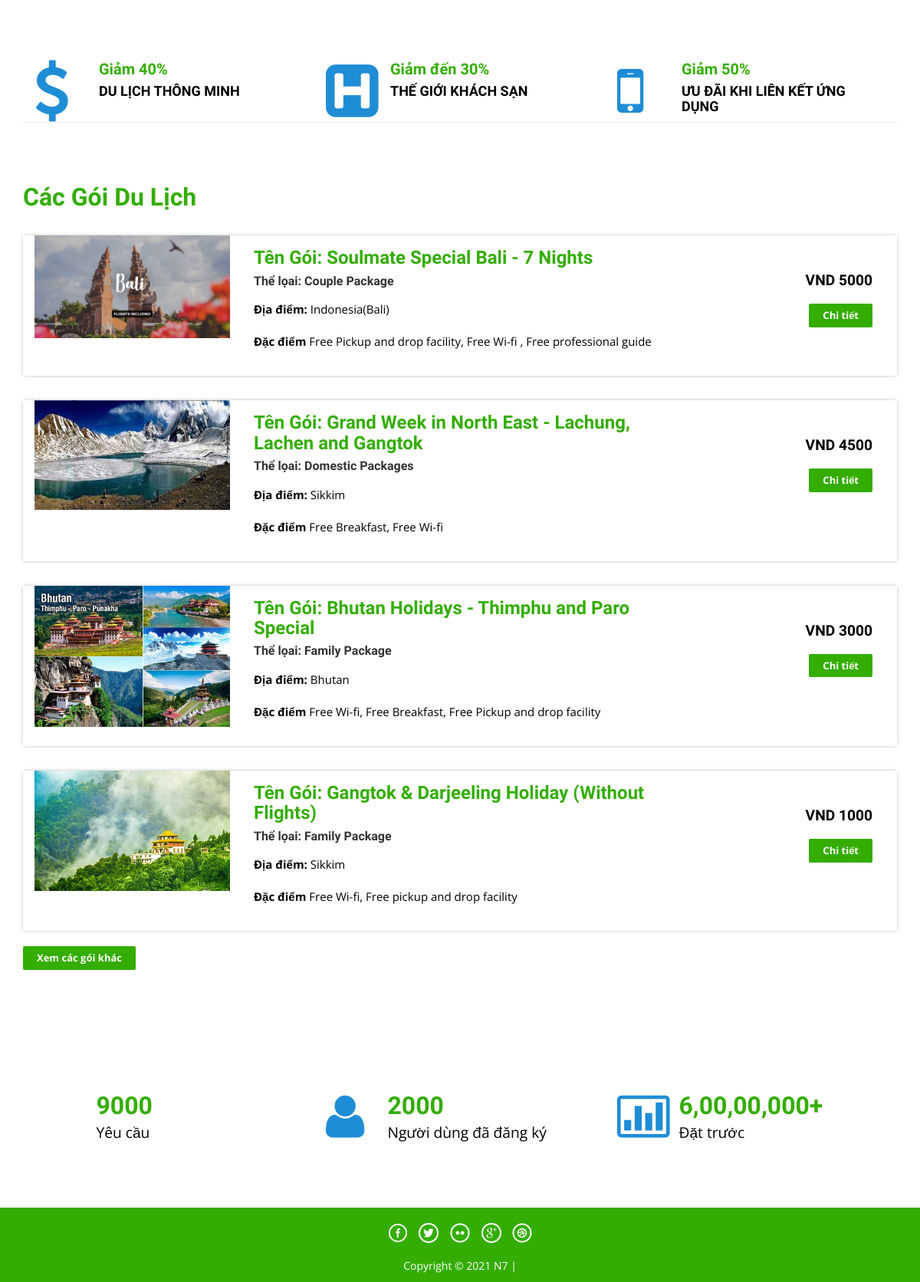
The app's page / (lower part), older data.
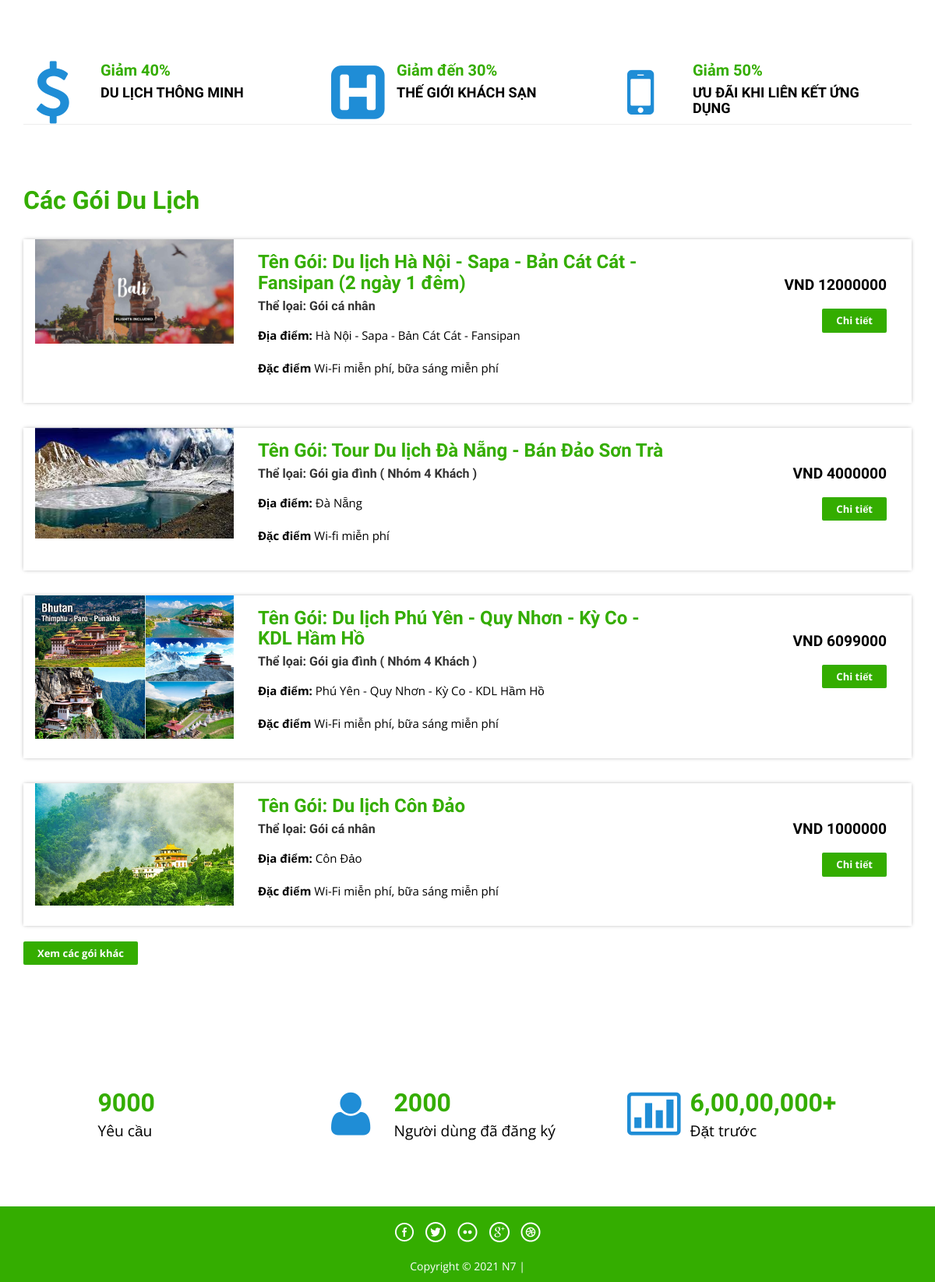
The same page, newer data.
### tables this page shows
CREATE TABLE `tbltourpackages` (
  `PackageId` int(11) NOT NULL,
  `PackageName` nvarchar(200) DEFAULT NULL,
  `PackageType` nvarchar(150) DEFAULT NULL,
  `PackageLocation` nvarchar(100) DEFAULT NULL,
  `PackagePrice` int(20) DEFAULT NULL,
  `PackageFetures` nvarchar(255) DEFAULT NULL,
  `PackageDetails` mediumtext DEFAULT NULL,
  `PackageImage` nvarchar(100) DEFAULT NULL,
  `Creationdate` timestamp NULL DEFAULT current_timestamp(),
  `UpdationDate` timestamp NULL DEFAULT NULL ON UPDATE current_timestamp()
);

### index.php (the view, shortened to what this page needs)
<?php
include('includes/config.php');
?>
<!DOCTYPE HTML>
<html>
<head>
<link href="css/bootstrap.css" rel='stylesheet' type='text/css' />
<link href="css/style.css" rel='stylesheet' type='text/css' />
<link href="css/font-awesome.css" rel="stylesheet">
<link href="css/animate.css" rel="stylesheet" type="text/css" media="all">
</head>
<body>
<div class="container">
	<div class="rupes">
		<div class="col-md-4 rupes-left wow fadeInDown animated animated" data-wow-delay=".5s" style="visibility: visible; animation-delay: 0.5s; animation-name: fadeInDown;">
			<div class="rup-left">
				<a href="offers.html"><i class="fa fa-usd"></i></a>
			</div>
			<div class="rup-rgt">
				<h3>Giảm 40%</h3>
				<h4><a href="offers.html">DU LỊCH THÔNG MINH</a></h4>
			</div>
				<div class="clearfix"></div>
		</div>
		<div class="col-md-4 rupes-left wow fadeInDown animated animated" data-wow-delay=".5s" style="visibility: visible; animation-delay: 0.5s; animation-name: fadeInDown;">
			<div class="rup-left">
				<a href="offers.html"><i class="fa fa-h-square"></i></a>
			</div>
			<div class="rup-rgt">
				<h3>Giảm đến 30%</h3>
				<h4><a href="offers.html">THẾ GIỚI KHÁCH SẠN</a></h4>
			</div>
				<div class="clearfix"></div>
		</div>
		<div class="col-md-4 rupes-left wow fadeInDown animated animated" data-wow-delay=".5s" style="visibility: visible; animation-delay: 0.5s; animation-name: fadeInDown;">
			<div class="rup-left">
				<a href="offers.html"><i class="fa fa-mobile"></i></a>
			</div>
			<div class="rup-rgt">
				<h3>Giảm 50%</h3>
				<h4><a href="offers.html">ƯU ĐÃI KHI LIÊN KẾT ỨNG DỤNG</a></h4>
			</div>
				<div class="clearfix"></div>
		</div>
	</div>
</div>
<div class="container">
	<div class="holiday">
	<h3>Các Gói Du Lịch</h3>
<?php $sql = "SELECT * from tbltourpackages order by rand() limit 4";
$query = $dbh->prepare($sql);
$query->execute();
$results=$query->fetchAll(PDO::FETCH_OBJ);
if($query->rowCount() > 0)
{
foreach($results as $result)
{	?>
			<div class="rom-btm">
				<div class="col-md-3 room-left wow fadeInLeft animated" data-wow-delay=".5s">
					<img src="admin/pacakgeimages/<?php echo htmlentities($result->PackageImage);?>" class="img-responsive" alt="">
				</div>
				<div class="col-md-6 room-midle wow fadeInUp animated" data-wow-delay=".5s">
					<h4>Tên Gói: <?php echo htmlentities($result->PackageName);?></h4>
					<h6>Thể lọai: <?php echo htmlentities($result->PackageType);?></h6>
					<p><b>Địa điểm:</b> <?php echo htmlentities($result->PackageLocation);?></p>
					<p><b>Đặc điểm</b> <?php echo htmlentities($result->PackageFetures);?></p>
				</div>
				<div class="col-md-3 room-right wow fadeInRight animated" data-wow-delay=".5s">
					<h5>VND <?php echo htmlentities($result->PackagePrice);?></h5>
					<a href="package-details.php?pkgid=<?php echo htmlentities($result->PackageId);?>" class="view">Chi tiết</a>
				</div>
				<div class="clearfix"></div>
			</div>
<?php }} ?>
<div><a href="package-list.php" class="view">Xem các gói khác</a></div>
</div>
	</div>
<div class="routes">
	<div class="container">
		<div class="col-md-4 routes-left wow fadeInRight animated" data-wow-delay=".5s">
			<div class="rou-left">
				<a href="#"><i class="glyphicon glyphicon-list-alt"></i></a>
			</div>
			<div class="rou-rgt wow fadeInDown animated" data-wow-delay=".5s">
				<h3>9000</h3>
				<p>Yêu cầu</p>
			</div>
				<div class="clearfix"></div>
		</div>
		<div class="col-md-4 routes-left">
			<div class="rou-left">
				<a href="#"><i class="fa fa-user"></i></a>
			</div>
			<div class="rou-rgt">
				<h3>2000</h3>
				<p>Người dùng đã đăng ký</p>
			</div>
				<div class="clearfix"></div>
		</div>
		<div class="col-md-4 routes-left wow fadeInRight animated" data-wow-delay=".5s">
			<div class="rou-left">
				<a href="#"><i class="fa fa-ticket"></i></a>
			</div>
			<div class="rou-rgt">
				<h3>6,00,00,000+</h3>
				<p>Đặt trước</p>
			</div>
				<div class="clearfix"></div>
		</div>
		<div class="clearfix"></div>
	</div>
</div>
<?php include('includes/footer.php');?>
</body>
</html>

### includes/footer.php
<div class="copy-right">
	<div class="container">
		<div class="footer-social-icons wow fadeInDown animated animated" data-wow-delay=".5s" style="visibility: visible; animation-delay: 0.5s; animation-name: fadeInDown;">
			<ul>
				<li><a class="facebook" href="#"><span>Facebook</span></a></li>
				<li><a class="twitter" href="#"><span>Twitter</span></a></li>
				<li><a class="flickr" href="#"><span>Flickr</span></a></li>
				<li><a class="googleplus" href="#"><span>Google+</span></a></li>
				<li><a class="dribbble" href="#"><span>Dribbble</span></a></li>
			</ul>
		</div>
		<p class="wow zoomIn animated animated" data-wow-delay=".5s" style="visibility: visible; animation-delay: 0.5s; animation-name: zoomIn;"> Copyright © 2021 N7 |</p>
	</div>
</div>

Row changes from the older to the newer data that the page shows:
removed tbltourpackages: PackageImage (picture), PackageName "Soulmate Special Bali - 7 Nights", PackageType "Couple Package", PackageLocation "Indonesia(Bali)", PackageFetures "Free Pickup and drop facility, Free Wi-fi , Free professional guide", PackagePrice "5000"
removed tbltourpackages: PackageImage (picture), PackageName "Grand Week in North East - Lachung, Lachen and Gangtok", PackageType "Domestic Packages", PackageLocation "Sikkim", PackageFetures "Free Breakfast, Free Wi-fi", PackagePrice "4500"
removed tbltourpackages: PackageImage (picture), PackageName "Bhutan Holidays - Thimphu and Paro Special", PackageType "Family Package", PackageLocation "Bhutan", PackageFetures "Free Wi-fi, Free Breakfast, Free Pickup and drop facility", PackagePrice "3000"
removed tbltourpackages: PackageImage (picture), PackageName "Gangtok & Darjeeling Holiday (Without Flights)", PackageType "Family Package", PackageLocation "Sikkim", PackageFetures "Free Wi-fi, Free pickup and drop facility", PackagePrice "1000"
added tbltourpackages: PackageImage (picture), PackageName "Du lịch Hà Nội - Sapa - Bản Cát Cát - Fansipan (2 ngày 1 đêm)", PackageType "Gói cá nhân", PackageLocation "Hà Nội - Sapa - Bản Cát Cát - Fansipan", PackageFetures "Wi-Fi miễn phí, bữa sáng miễn phí", PackagePrice "12000000"
added tbltourpackages: PackageImage (picture), PackageName "Tour Du lịch Đà Nẵng - Bán Đảo Sơn Trà", PackageType "Gói gia đình ( Nhóm 4 Khách )", PackageLocation "Đà Nẵng", PackageFetures "Wi-fi miễn phí", PackagePrice "4000000"
added tbltourpackages: PackageImage (picture), PackageName "Du lịch Phú Yên - Quy Nhơn - Kỳ Co - KDL Hầm Hồ", PackageType "Gói gia đình ( Nhóm 4 Khách )", PackageLocation "Phú Yên - Quy Nhơn - Kỳ Co - KDL Hầm Hồ", PackageFetures "Wi-Fi miễn phí, bữa sáng miễn phí", PackagePrice "6099000"
added tbltourpackages: PackageImage (picture), PackageName "Du lịch Côn Đảo", PackageType "Gói cá nhân", PackageLocation "Côn Đảo", PackageFetures "Wi-Fi miễn phí, bữa sáng miễn phí", PackagePrice "1000000"
